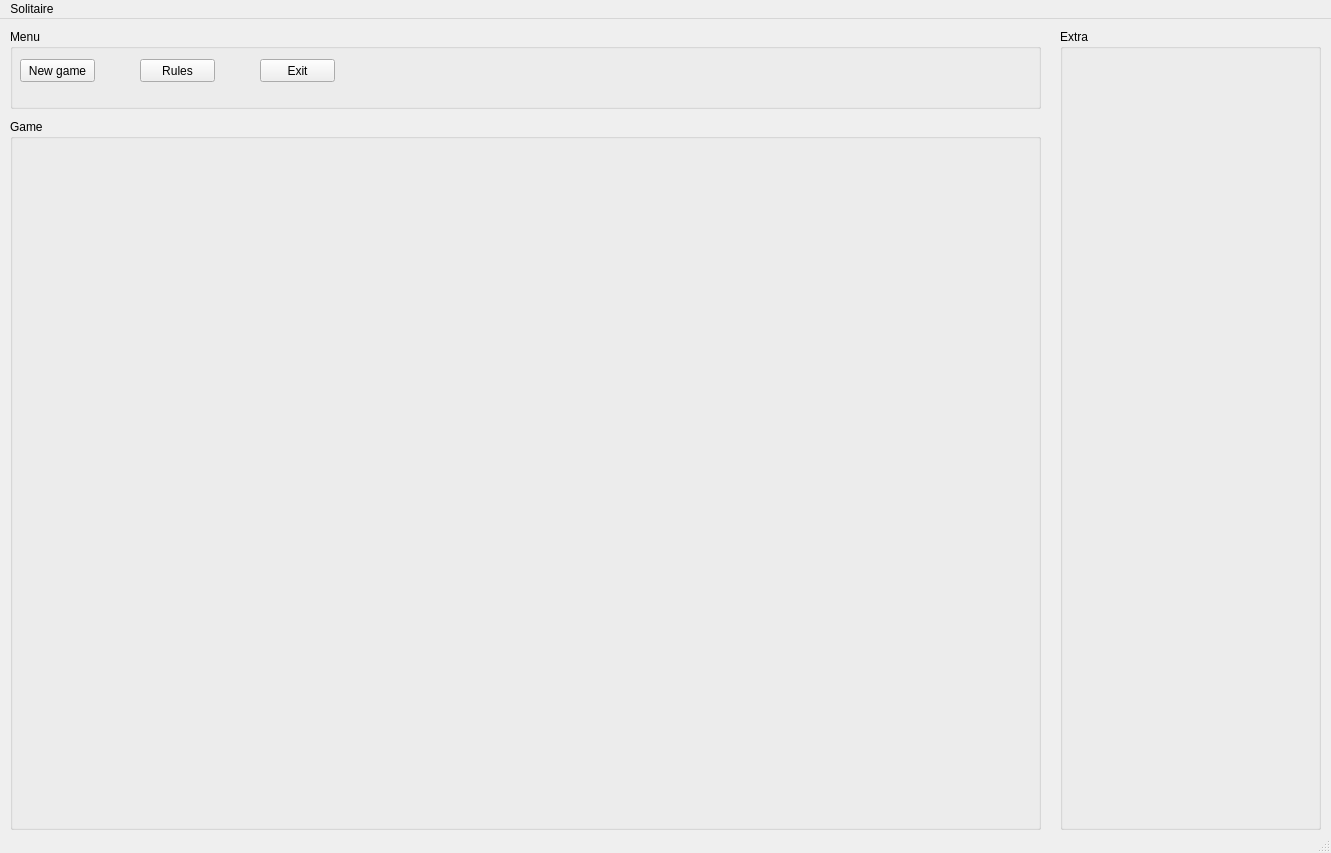
<?xml version="1.0" encoding="UTF-8"?>
<ui version="4.0">
 <class>MainWindow</class>
 <widget class="QMainWindow" name="MainWindow">
  <property name="geometry">
   <rect>
    <x>0</x>
    <y>0</y>
    <width>1331</width>
    <height>853</height>
   </rect>
  </property>
  <property name="windowTitle">
   <string>MainWindow</string>
  </property>
  <widget class="QWidget" name="centralwidget">
   <widget class="QGroupBox" name="groupBox">
    <property name="geometry">
     <rect>
      <x>10</x>
      <y>10</y>
      <width>1031</width>
      <height>80</height>
     </rect>
    </property>
    <property name="title">
     <string>Menu</string>
    </property>
    <widget class="QPushButton" name="pushButton">
     <property name="geometry">
      <rect>
       <x>10</x>
       <y>30</y>
       <width>75</width>
       <height>23</height>
      </rect>
     </property>
     <property name="text">
      <string>New game</string>
     </property>
    </widget>
    <widget class="QPushButton" name="pushButton_2">
     <property name="geometry">
      <rect>
       <x>130</x>
       <y>30</y>
       <width>75</width>
       <height>23</height>
      </rect>
     </property>
     <property name="text">
      <string>Rules</string>
     </property>
    </widget>
    <widget class="QPushButton" name="pushButton_3">
     <property name="geometry">
      <rect>
       <x>250</x>
       <y>30</y>
       <width>75</width>
       <height>23</height>
      </rect>
     </property>
     <property name="text">
      <string>Exit</string>
     </property>
    </widget>
   </widget>
   <widget class="QGroupBox" name="groupBox_2">
    <property name="geometry">
     <rect>
      <x>10</x>
      <y>100</y>
      <width>1031</width>
      <height>711</height>
     </rect>
    </property>
    <property name="title">
     <string>Game</string>
    </property>
   </widget>
   <widget class="QGroupBox" name="groupBox_3">
    <property name="geometry">
     <rect>
      <x>1060</x>
      <y>10</y>
      <width>261</width>
      <height>801</height>
     </rect>
    </property>
    <property name="title">
     <string>Extra </string>
    </property>
   </widget>
  </widget>
  <widget class="QMenuBar" name="menubar">
   <property name="geometry">
    <rect>
     <x>0</x>
     <y>0</y>
     <width>1331</width>
     <height>21</height>
    </rect>
   </property>
   <widget class="QMenu" name="menu_2">
    <property name="title">
     <string>Solitaire</string>
    </property>
   </widget>
   <addaction name="menu_2"/>
  </widget>
  <widget class="QStatusBar" name="statusbar"/>
 </widget>
 <resources/>
 <connections/>
</ui>
